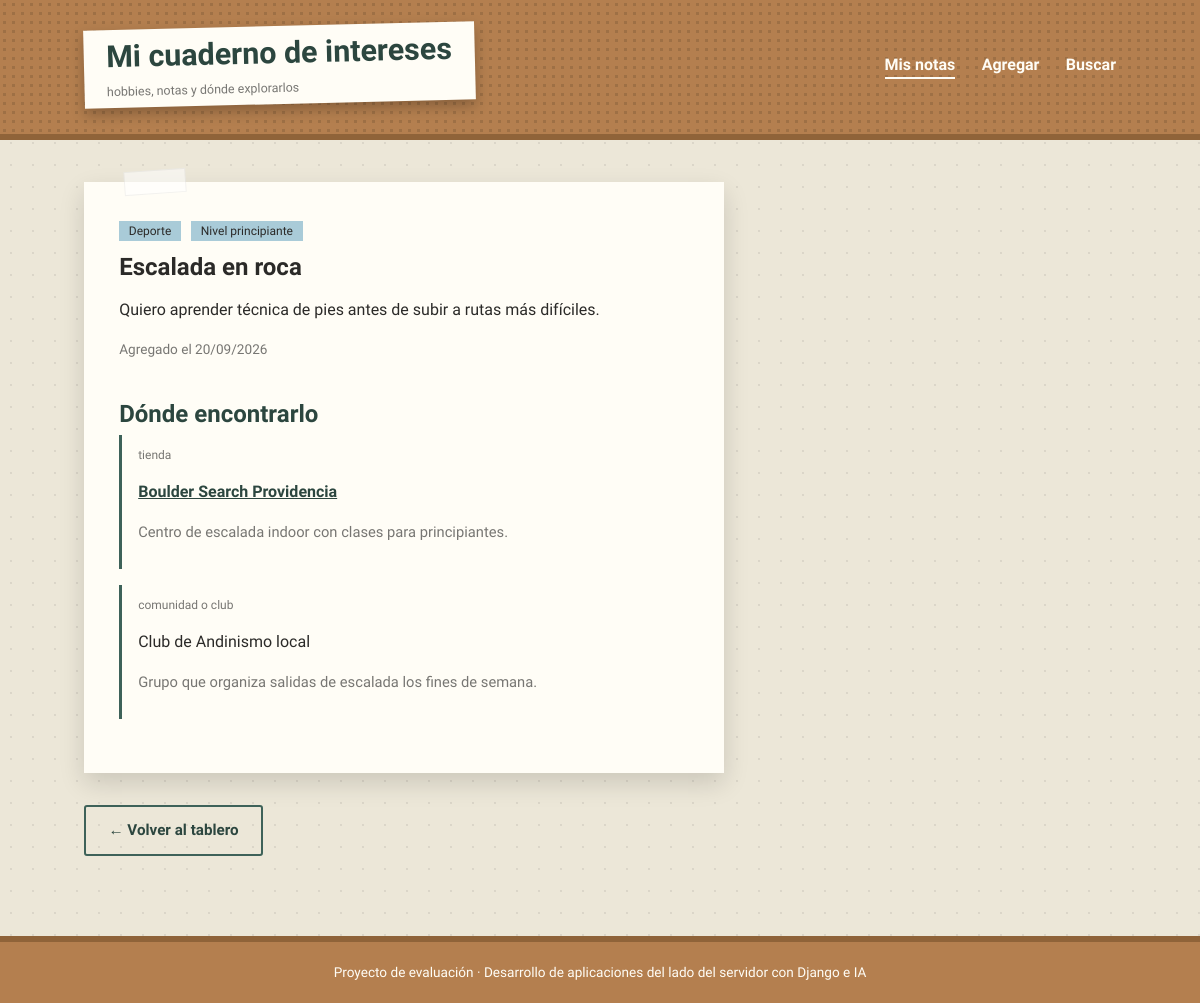
/1/, run on the app's committed database.
### hobbies/models.py (models this page shows, shortened)
class Interes(models.Model):
    CATEGORIA_CHOICES = [
        ("deporte", "Deporte"),
        ("arte", "Arte y manualidades"),
        ("musica", "Música"),
        ("tecnologia", "Tecnología"),
        ("lectura", "Lectura"),
        ("aire_libre", "Aire libre"),
        ("cocina", "Cocina y gastronomía"),
        ("juegos", "Juegos"),
        ("otro", "Otro"),
    ]
    NIVEL_CHOICES = [
        ("principiante", "Principiante"),
        ("intermedio", "Intermedio"),
        ("avanzado", "Avanzado"),
    ]
    nombre = models.CharField("Nombre del hobby/interés", max_length=100)
    categoria = models.CharField("Categoría", max_length=20, choices=CATEGORIA_CHOICES, default="otro")
    nivel = models.CharField("Nivel", max_length=20, choices=NIVEL_CHOICES, default="principiante")
    notas = models.TextField("Notas", blank=True, help_text="Como una nota libre: qué te gusta, qué quieres lograr, etc.")
    fecha_agregado = models.DateTimeField("Fecha en que se agregó", auto_now_add=True)
    class Meta:
        verbose_name = "Interés"
        verbose_name_plural = "Intereses"
        ordering = ["-fecha_agregado"]
    def recursos_relacionados(self):
        return RecursoSugerido.objects.filter(categoria=self.categoria)

class RecursoSugerido(models.Model):
    TIPO_CHOICES = [
        ("tienda", "Tienda"),
        ("comunidad", "Comunidad o club"),
        ("evento", "Evento"),
        ("web", "Sitio web"),
        ("curso", "Curso o taller"),
    ]
    categoria = models.CharField("Categoría", max_length=20, choices=Interes.CATEGORIA_CHOICES)
    nombre_lugar = models.CharField("Nombre", max_length=150)
    tipo = models.CharField("Tipo de recurso", max_length=20, choices=TIPO_CHOICES)
    descripcion = models.TextField("Descripción", blank=True)
    enlace = models.URLField("Enlace o referencia", blank=True)
    class Meta:
        verbose_name = "Recurso sugerido"
        verbose_name_plural = "Recursos sugeridos"
        ordering = ["categoria", "nombre_lugar"]

### hobbies/views.py (the view)
# urls.py: path("<int:pk>/", views.DetailView.as_view(), name="detail"),
class DetailView(generic.DetailView):
    model = Interes
    template_name = "hobbies/detail.html"
    context_object_name = "interes"
    def get_context_data(self, **kwargs):
        context = super().get_context_data(**kwargs)
        context["recursos"] = self.object.recursos_relacionados()
        return context

### hobbies/templates/hobbies/detail.html (shortened to what this page needs)
{% extends "hobbies/base.html" %}
{% block nav_index %}active{% endblock %}
{% block content %}
<div class="open-note">
    <span class="tag">{{ interes.get_categoria_display }}</span>
    <span class="tag">Nivel {{ interes.get_nivel_display|lower }}</span>
    <h2>{{ interes.nombre }}</h2>
    {% if interes.notas %}
        <p>{{ interes.notas|linebreaksbr }}</p>
    {% else %}
        <p style="color:var(--ink-soft);">Todavía no agregaste notas para este interés.</p>
    {% endif %}
    <p style="font-size:0.85rem;color:var(--ink-soft);">Agregado el {{ interes.fecha_agregado|date:"d/m/Y" }}</p>
    <div class="recursos-list">
        <h3>Dónde encontrarlo</h3>
        {% if recursos %}
            {% for recurso in recursos %}
            <div class="recurso-item">
                <span class="tipo">{{ recurso.get_tipo_display }}</span>
                {% if recurso.enlace %}
                    <p><a href="{{ recurso.enlace }}" target="_blank" rel="noopener">{{ recurso.nombre_lugar }}</a></p>
                {% else %}
                    <p>{{ recurso.nombre_lugar }}</p>
                {% endif %}
                {% if recurso.descripcion %}<p style="color:var(--ink-soft);font-size:0.92rem;">{{ recurso.descripcion }}</p>{% endif %}
            </div>
            {% endfor %}
        {% else %}
            <p>Todavía no hay recursos cargados para esta categoría. Prueba el <a href="{% url 'hobbies:buscar' %}">buscador</a> para explorar otras opciones.</p>
        {% endif %}
    </div>
</div>
<p style="margin-top:2rem;"><a class="btn btn-outline" href="{% url 'hobbies:index' %}">← Volver al tablero</a></p>
{% endblock %}

### hobbies/static/hobbies/estilos/style.css (style rules this page uses)
:root { --paper: #ece7d8; --paper-line: rgba(43, 42, 40, 0.09); --ink: #2b2a28; --ink-soft: rgba(43, 42, 40, 0.64); --cork: #b47f4f; --cork-dark: #8f6339; --pine: #3e6259; --pine-dark: #2c463f; --sticky-yellow: #f6d65d; --sticky-pink: #f2a6b0; --sticky-blue: #a9cbd8; --sticky-green: #b7cda0; --tape: rgba(255, 255, 255, 0.55); }
* { box-sizing: border-box; }
body { margin: 0; font-family: "Work Sans", "Segoe UI", sans-serif; color: var(--ink); background-color: var(--paper); background-image: radial-gradient(var(--paper-line) 1px, transparent 1px); background-size: 22px 22px; }
h1, h2, h3, .brand-title { font-family: "Kalam", cursive; font-weight: 700; line-height: 1.15; margin: 0 0 0.4rem; }
p { line-height: 1.6; max-width: 62ch; }
a { color: var(--pine-dark); }
.btn { display: inline-block; font-family: "Work Sans", sans-serif; font-weight: 600; font-size: 0.95rem; padding: 0.7rem 1.4rem; border-radius: 3px; text-decoration: none; cursor: pointer; border: none; }
.btn-outline { background: transparent; color: var(--pine-dark); border: 2px solid var(--pine); }
.open-note { background: #fffdf6; padding: 2.4rem 2.2rem; box-shadow: 0 10px 24px rgba(0, 0, 0, 0.14); position: relative; max-width: 640px; }
.open-note::before { content: ""; position: absolute; top: -12px; left: 40px; width: 60px; height: 22px; background: var(--tape); border: 1px solid rgba(0, 0, 0, 0.05); transform: rotate(-4deg); }
.open-note .tag { display: inline-block; font-size: 0.75rem; background: var(--sticky-blue); padding: 0.2rem 0.6rem; margin-right: 0.4rem; margin-bottom: 0.8rem; }
.recursos-list { margin-top: 2.5rem; }
.recursos-list h3 { color: var(--pine-dark); font-size: 1.5rem; }
.recurso-item { border-left: 3px solid var(--pine); padding: 0.6rem 0 0.6rem 1rem; margin-bottom: 1rem; }
.recurso-item .tipo { font-size: 0.75rem; color: var(--ink-soft); text-transform: lowercase; }
.recurso-item a { font-weight: 600; }

### data on the page
Interes: categoria "Deporte", nivel "principiante", nombre "Escalada en roca", notas "Quiero aprender técnica de pies antes de subir a rutas más difíciles.", fecha_agregado "20/09/2026"
RecursoSugerido: tipo "tienda", nombre_lugar "Boulder Search Providencia", descripcion "Centro de escalada indoor con clases para principiantes."
RecursoSugerido: tipo "comunidad o club", nombre_lugar "Club de Andinismo local", descripcion "Grupo que organiza salidas de escalada los fines de semana."
